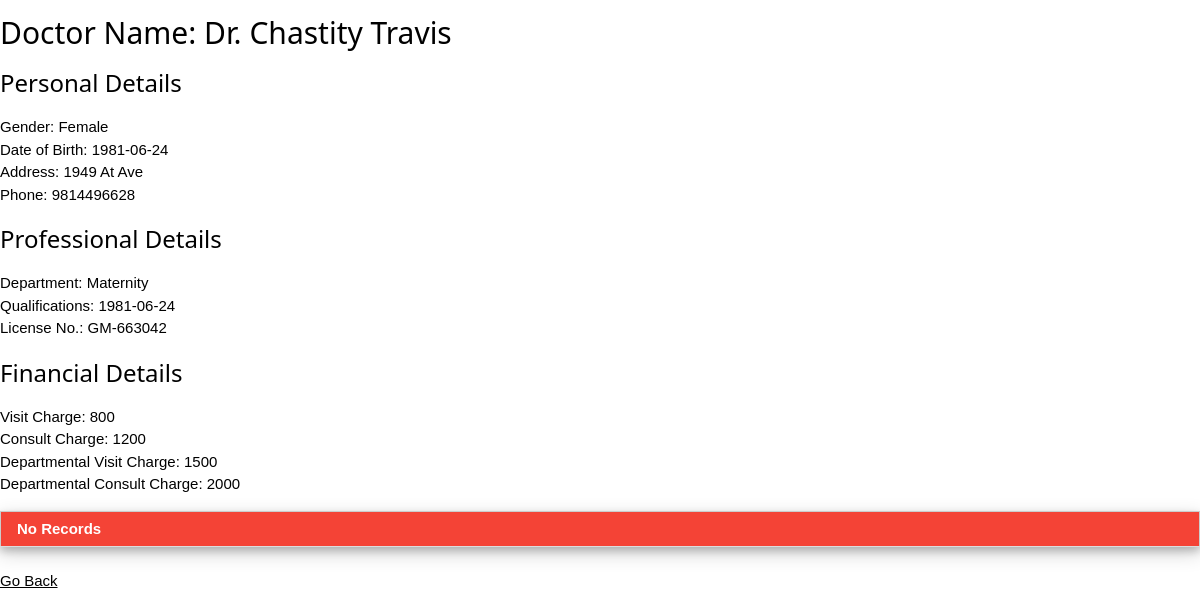
The page /getdoc.php?q=10 on the database its author committed.
### tables this page shows
CREATE TABLE `doctor` (
  `d_id` int(4) NOT NULL,
  `d_name` varchar(30) NOT NULL,
  `d_gender` varchar(10) NOT NULL,
  `d_dob` date NOT NULL,
  `d_addr` varchar(100) NOT NULL,
  `d_phone` bigint(15) NOT NULL,
  `d_license` varchar(30) NOT NULL,
  `d_qual` varchar(30) NOT NULL,
  `d_type` varchar(10) NOT NULL,
  `d_dept` int(3) DEFAULT NULL
);

CREATE TABLE `department` (
  `dept_id` int(3) NOT NULL,
  `dept_name` varchar(30) NOT NULL,
  `dept_head` int(4) DEFAULT NULL,
  `staff_head` int(4) DEFAULT NULL,
  `d_visit_charge` int(5) DEFAULT NULL,
  `d_consult_charge` int(5) DEFAULT NULL
);

CREATE TABLE `d_visit` (
  `d_id` int(4) NOT NULL,
  `d_fee_per_visit` int(5) DEFAULT NULL,
  `d_fee_per_consult` int(5) DEFAULT NULL
);

### getdoc.php (the view, shortened to what this page needs)
<!DOCTYPE html>
<html>
<head>
<link href="css/w3.css" rel="stylesheet">
</head>
<body>
<?php
$doc = intval($_GET['q']);
$tot=0;$count=0;
$link = mysqli_connect("localhost","root","","nurhome");
$sql1="SELECT * from doctor INNER JOIN department ON department.dept_id = doctor.d_dept WHERE doctor.d_id ='$doc'" ;
$res1 = mysqli_query($link,$sql1);
$row1=mysqli_fetch_array($res1);
echo "<h2>Doctor Name: ".$row1["d_name"]."</h2>";
echo "<h3>Personal Details</h3><p>Gender: ".$row1["d_gender"]."<br>";
echo "Date of Birth: ".$row1["d_dob"]."<br>";
echo "Address: ".$row1["d_addr"]."<br>";
echo "Phone: ".$row1["d_phone"]."</p>";
echo "<h3>Professional Details</h3><p>Department: ".$row1["dept_name"]."<br>";
echo "Qualifications: ".$row1["d_dob"]."<br>";
echo "License No.: ".$row1["d_license"]."<br>";
if($row1["d_type"]=="Perm")
{
	$sql2="SELECT * FROM d_perm WHERE d_id = '$doc'";
	$res2 = mysqli_query($link,$sql2);
	$row2 = mysqli_fetch_array($res2);
	echo "Speciality: ".$row2["speciality"]."</p>";
	echo "<h3>Financial Details</h3><p>Monthly Salary:".$row2["d_monthly_sal"]."<br>";
}
else
{
	$sql3="SELECT * FROM d_visit WHERE d_id = '$doc'";
	$res3 = mysqli_query($link,$sql3);
	$row3 = mysqli_fetch_array($res3);
	echo "</p>";
	echo "<h3>Financial Details</h3><p>Visit Charge: ".$row3["d_fee_per_visit"]."<br>";
	echo "Consult Charge: ".$row3["d_fee_per_consult"]."<br>";
}
echo "Departmental Visit Charge: ".$row1["d_visit_charge"]."<br>";
echo "Departmental Consult Charge: ".$row1["d_consult_charge"]."</p>";
echo "
<table class='w3-table-all w3-card-4'>
";
$sqlv="SELECT t_visit.date, t_visit.time, patient.p_name, t_visit.comment, t_visit.charge FROM t_visit INNER JOIN patient ON t_visit.p_id = patient.p_id WHERE t_visit.d_id ='$doc'" ;
$resv = mysqli_query($link,$sqlv);
if(mysqli_num_rows($resv) > 0)
{
	echo "
	<tr class='w3-blue'>
		<th colspan='5'>Visits</th>
		<th>Total: ".mysqli_num_rows($resv)."</th>
	</tr>
	<tr>
		<th>Date</th>
		<th>Time</th>
		<th>Patient</th>
		<th colspan='2'>Comment</th>
		<th>Charge</th>
	</tr>";
while($rowv = mysqli_fetch_array($resv)) {
    echo "<tr>";
    	echo "<td>" . $rowv['date'] . "</td>";
    	echo "<td>" . $rowv['time'] . "</td>";
    	echo "<td>" . $rowv['p_name'] . "</td>";
    	echo "<td colspan='2'>" . $rowv['comment'] . "</td>";
    	echo "<td>" . $rowv['charge'] . "</td>";
    echo "</tr>";
    $tot+=$rowv['charge'];
}
}
else {$count+=1;}
$sqla="SELECT t_admit.a_id, t_admit.admit_date, t_admit.disc_date, patient.p_name, department.dept_name FROM t_admit INNER JOIN patient ON patient.p_id=t_admit.p_id INNER JOIN bed ON bed.b_id=t_admit.b_id INNER JOIN department ON department.dept_id=bed.dept_id WHERE t_admit.d_id='$doc' ORDER BY t_admit.a_id" ;
$resa = mysqli_query($link,$sqla);
if(mysqli_num_rows($resa) > 0)
{
	echo "
	<tr class='w3-green'>
		<th colspan='5'>Admissions</th>
		<th>Total: ".mysqli_num_rows($resa)."</th>
	</tr>
	<tr>
		<th>Admitted On</th>
		<th>Discharged On</th>
		<th>Patient</th>
		<th colspan='2'>In Department</th>
		<th>Admit ID</th>
	</tr>";
while($rowa = mysqli_fetch_array($resa)) {
    echo "<tr>";
    	echo "<td>" . $rowa['admit_date'] . "</td>";
    	echo "<td>" . $rowa['disc_date'] . "</td>";
    	echo "<td>" . $rowa['p_name'] . "</td>";
    	echo "<td colspan='2'>" . $rowa['dept_name'] . "</td>";
    	echo "<td>" . $rowa['a_id'] . "</td>";
    echo "</tr>";
}
}
else {$count+=1;}
$sqlc="SELECT a_id, date, time, comment, charge FROM t_consult WHERE d_id ='$doc'ORDER BY t_consult.a_id" ;
$resc = mysqli_query($link,$sqlc);
if(mysqli_num_rows($resc) > 0)
{
	echo "
	<tr class='w3-orange'>
		<th colspan='5'>Consultations</th>
		<th>Total: ".mysqli_num_rows($resc)."</th>
	</tr>
	<tr>
		<th>Consult Date</th>
		<th>Consult Time</th>
		<th>Under Admit ID</th>
		<th colspan='2'>Comment</th>
		<th>Charge</th>
	</tr>";
while($rowc = mysqli_fetch_array($resc)) {
    echo "<tr>";
    	echo "<td>" . $rowc['date'] . "</td>";
    	echo "<td>" . $rowc['time'] . "</td>";
    	echo "<td>" . $rowc['a_id'] . "</td>";
    	echo "<td colspan='2'>" . $rowc['comment'] . "</td>";
    	echo "<td>" . $rowc['charge'] . "</td>";
    echo "</tr>";
    $tot+=$rowc['charge'];
}
}
else {$count+=1;}
if($count==3)
{
	echo"
	<tr class='w3-red'>
		<th colspan='6'>No Records</th>
	</tr>
	</table></form>";
}
?>
<br><a href="view_doctor.php">Go Back</a>
</body>
</html>

### css/w3.css (style rules this page uses)
* { -webkit-box-sizing:border-box;-moz-box-sizing:border-box;box-sizing:border-box }
html { -ms-text-size-adjust:100%;-webkit-text-size-adjust:100% }
body { margin:0 }
a { background-color:transparent }
html,body { font-family:Verdana,sans-serif;font-size:15px;line-height:1.5 }
html { overflow-x:hidden }
h1,h2,h3,h4,h5,h6,.w3-slim,.w3-wide { font-family:"Segoe UI",Arial,sans-serif }
h2 { font-size:30px }
h3 { font-size:24px }
h1,h2,h3,h4,h5,h6 { font-weight:400;margin:10px 0 }
a { color:inherit }
table { border-collapse:collapse;border-spacing:0;width:100%;display:table }
table,th,td { border:none }
.w3-table-all { border:1px solid #ccc }
.w3-bordered tr,.w3-table-all tr { border-bottom:1px solid #ddd }
.w3-table-all tr:nth-child(odd) { background-color:#fff }
.w3-table td,.w3-table th,.w3-table-all td,.w3-table-all th { padding:6px 8px;display:table-cell;text-align:left;vertical-align:top }
.w3-table th:first-child,.w3-table td:first-child,.w3-table-all th:first-child,.w3-table-all td:first-child { padding-left:16px }
.w3-card-4,.w3-hover-shadow:hover { box-shadow:0 4px 8px 0 rgba(0,0,0,0.2),0 6px 20px 0 rgba(0,0,0,0.19)!important }
.w3-red,.w3-hover-red:hover { color:#fff!important;background-color:#f44336!important }

### rows shown on the page
doctor: d_name "Dr. Chastity Travis", d_gender "Female", d_dob "1981-06-24", d_addr "1949 At Ave", d_phone "9814496628", d_dept.dept_name "Maternity", d_license "GM-663042", d_dept.d_visit_charge "1500", d_dept.d_consult_charge "2000"
d_visit: d_fee_per_visit "800", d_fee_per_consult "1200"
